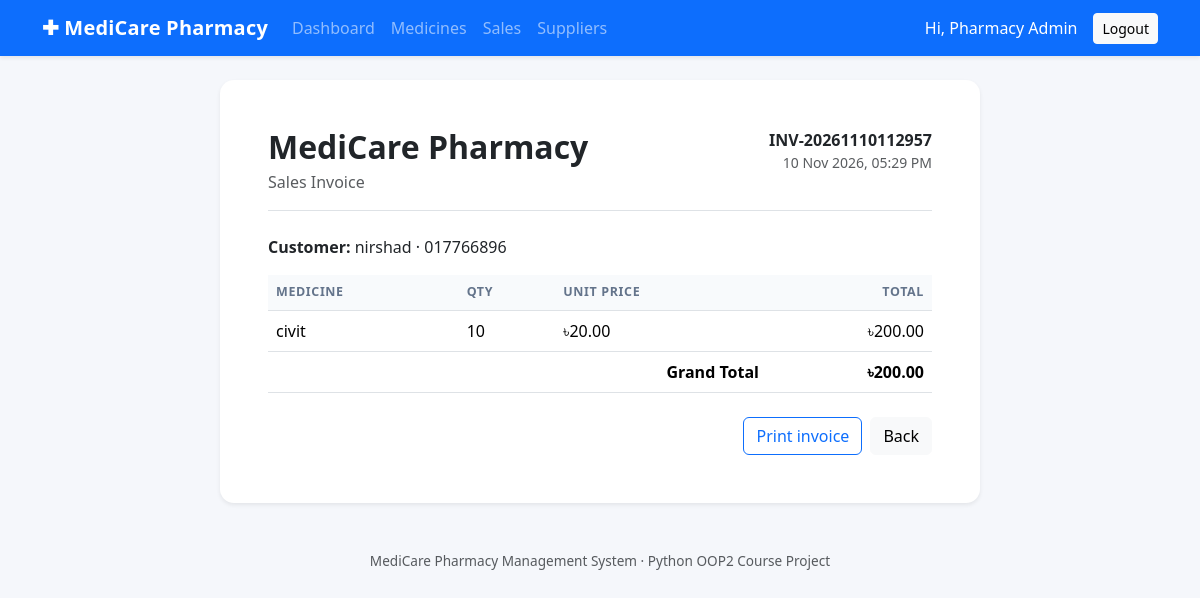
Screenshot of /sales/2/ (signed in) with the database file from the repository.
### config/core/models.py (models this page shows, shortened)
class Sale(models.Model):
    invoice_no = models.CharField(max_length=30, unique=True)
    customer_name = models.CharField(max_length=120, default='Walk-in Customer')
    customer_phone = models.CharField(max_length=30, blank=True)
    total_amount = models.DecimalField(max_digits=12, decimal_places=2, default=0)
    sold_by = models.ForeignKey('auth.User', on_delete=models.SET_NULL, null=True)
    sold_at = models.DateTimeField(auto_now_add=True)

class SaleItem(models.Model):
    sale = models.ForeignKey(Sale, related_name='items', on_delete=models.CASCADE)
    medicine = models.ForeignKey(Medicine, on_delete=models.PROTECT)
    quantity = models.PositiveIntegerField()
    unit_price = models.DecimalField(max_digits=10, decimal_places=2)
    @property
    def line_total(self): return self.quantity * self.unit_price

class Medicine(models.Model):
    CATEGORY_CHOICES=[('Tablet','Tablet'),('Capsule','Capsule'),('Syrup','Syrup'),('Injection','Injection'),('Cream','Cream'),('Other','Other')]
    name = models.CharField(max_length=150)
    generic_name = models.CharField(max_length=150, blank=True)
    category = models.CharField(max_length=30, choices=CATEGORY_CHOICES, default='Tablet')
    batch_no = models.CharField(max_length=50)
    supplier = models.ForeignKey(Supplier, on_delete=models.SET_NULL, null=True, blank=True)
    purchase_price = models.DecimalField(max_digits=10, decimal_places=2, validators=[MinValueValidator(0)])
    selling_price = models.DecimalField(max_digits=10, decimal_places=2, validators=[MinValueValidator(0)])
    stock = models.PositiveIntegerField(default=0)
    reorder_level = models.PositiveIntegerField(default=10)
    expiry_date = models.DateField()
    created_at = models.DateTimeField(auto_now_add=True)

### config/core/views.py (the view)
# urls.py: urlpatterns = [path('', views.dashboard, name='dashboard'), path('medicines/', views.medicines, name='medicines'), path('medicines/add/', views.medicine_add, name='medicine_add'), path('medicines/<int
@login_required
def sale_detail(request,pk): return render(request,'core/sale_detail.html',{'sale':get_object_or_404(Sale.objects.prefetch_related('items__medicine'),pk=pk)})

### templates/core/sale_detail.html
{% extends 'base.html' %}{% block content %}<div class="card border-0 shadow-sm mx-auto" style="max-width:760px"><div class="card-body p-5"><div class="d-flex justify-content-between border-bottom pb-3 mb-4"><div><h2 class="fw-bold mb-1">MediCare Pharmacy</h2><span class="text-muted">Sales Invoice</span></div><div class="text-end"><b>{{ sale.invoice_no }}</b><small class="d-block text-muted">{{ sale.sold_at|date:'d M Y, h:i A' }}</small></div></div><p><b>Customer:</b> {{ sale.customer_name }} {% if sale.customer_phone %} · {{ sale.customer_phone }}{% endif %}</p><table class="table"><thead><tr><th>Medicine</th><th>Qty</th><th>Unit price</th><th class="text-end">Total</th></tr></thead><tbody>{% for item in sale.items.all %}<tr><td>{{ item.medicine.name }}</td><td>{{ item.quantity }}</td><td>৳{{ item.unit_price }}</td><td class="text-end">৳{{ item.line_total }}</td></tr>{% endfor %}</tbody><tfoot><tr><th colspan="3" class="text-end">Grand Total</th><th class="text-end">৳{{ sale.total_amount }}</th></tr></tfoot></table><div class="text-end mt-4"><button onclick="window.print()" class="btn btn-outline-primary">Print invoice</button><a href="{% url 'sales' %}" class="btn btn-light ms-2">Back</a></div></div></div>{% endblock %}

### templates/base.html (shortened to what this page needs)
{% load static %}<!doctype html><html lang="en"><head><link href="https://cdn.jsdelivr.net/npm/bootstrap@5.3.3/dist/css/bootstrap.min.css" rel="stylesheet"><link rel="stylesheet" href="{% static 'css/style.css' %}"></head><body><nav class="navbar navbar-expand-lg navbar-dark bg-primary shadow-sm"><div class="container"><a class="navbar-brand fw-bold" href="{% url 'dashboard' %}">✚ MediCare Pharmacy</a><div id="nav" class="collapse navbar-collapse"><ul class="navbar-nav me-auto"><li class="nav-item"><a class="nav-link" href="{% url 'dashboard' %}">Dashboard</a></li><li class="nav-item"><a class="nav-link" href="{% url 'medicines' %}">Medicines</a></li><li class="nav-item"><a class="nav-link" href="{% url 'sales' %}">Sales</a></li><li class="nav-item"><a class="nav-link" href="{% url 'suppliers' %}">Suppliers</a></li></ul><span class="text-white me-3">Hi, {{ request.user.first_name|default:request.user.username }}</span><form method="post" action="{% url 'logout' %}"><button class="btn btn-light btn-sm">Logout</button></form></div></div></nav><main class="container py-4">{% block content %}{% endblock %}</main><footer class="text-center text-muted py-4">MediCare Pharmacy Management System · Python OOP2 Course Project</footer></body></html>

### static/css/style.css (style rules this page uses)
body { background:#f5f7fb;color:#172033 }
.navbar-brand { letter-spacing:.2px }
.card { border-radius:14px }
.table thead th { font-size:.78rem;text-transform:uppercase;color:#64748b;letter-spacing:.05em;background:#f8fafc }
footer { font-size:.85rem }

### rows the page displays
Sale: invoice_no "INV-20261110112957", sold_at "10 Nov 2026, 05:29 PM", customer_name "nirshad", customer_phone "017766896", total_amount "200.00"
SaleItem: medicine.name "civit", quantity "10", unit_price "20.00", line_total "200.00"

### other values shown
{{ request.user.first_name|default:request.user.username }} "Pharmacy Admin"
